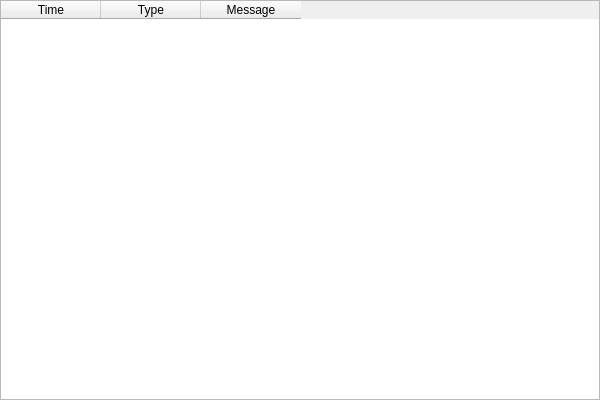
<?xml version="1.0" encoding="UTF-8"?>
<ui version="4.0">
 <class>CommunicationHistoryListDialogClass</class>
 <widget class="QWidget" name="CommunicationHistoryListDialogClass">
  <property name="geometry">
   <rect>
    <x>0</x>
    <y>0</y>
    <width>600</width>
    <height>400</height>
   </rect>
  </property>
  <property name="windowTitle">
   <string>CommunicationHistoryListDialog</string>
  </property>
  <layout class="QGridLayout" name="gridLayout">
   <property name="leftMargin">
    <number>0</number>
   </property>
   <property name="topMargin">
    <number>0</number>
   </property>
   <property name="rightMargin">
    <number>0</number>
   </property>
   <property name="bottomMargin">
    <number>0</number>
   </property>
   <item row="0" column="0">
    <widget class="QTableWidget" name="TableWidget">
     <column>
      <property name="text">
       <string>Time</string>
      </property>
     </column>
     <column>
      <property name="text">
       <string>Type</string>
      </property>
     </column>
     <column>
      <property name="text">
       <string>Message</string>
      </property>
     </column>
    </widget>
   </item>
  </layout>
 </widget>
 <layoutdefault spacing="6" margin="11"/>
 <resources>
  <include location="CommunicationHistoryListDialog.qrc"/>
 </resources>
 <connections/>
</ui>
